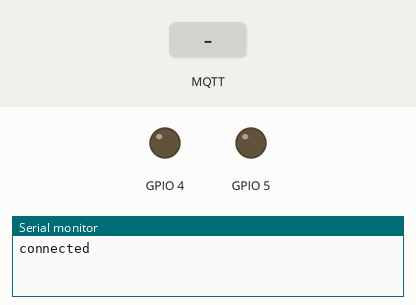
Bench run of a sketch on a simulated ESP8266 (NodeMCU). Parts: output pins drawn as LEDs (lit = HIGH), the last lines printed to the serial monitor. Inputs (shaded band) come from the test bench. No MQTT or app messages arrive unless stated.

Above: at 2.3 s.
2.4 s: MQTT message "0" arrives on the first subscribed topic
At 2.7 s:
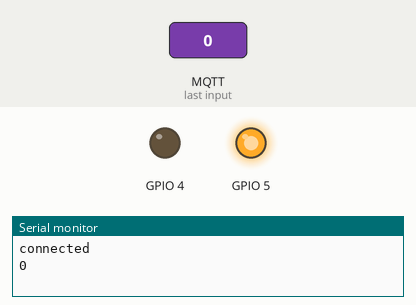
3.9 s: MQTT message "5" arrives on the second subscribed topic
At 4.3 s:
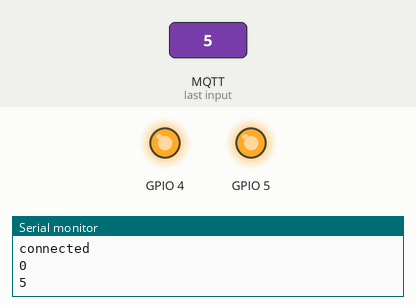
5.9 s: MQTT message "5" arrives on the first subscribed topic
At 6.5 s:
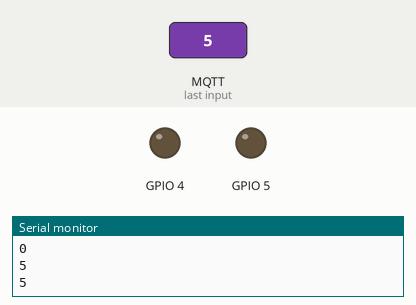
7.4 s: MQTT message "1" arrives on the second subscribed topic
At 7.7 s:
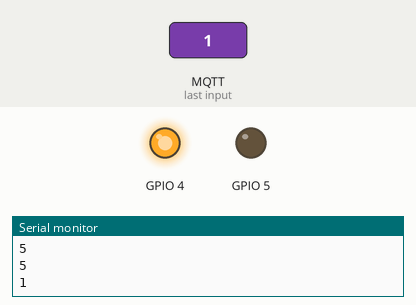
Timing chart, 0 to 10.4 s (numbered marks = the images above; inputs shaded):
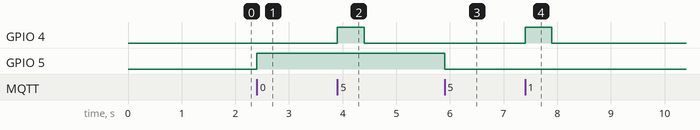

Measured:
- after the input at 2.4 s, GPIO 5: LOW → HIGH at once
- after the input at 3.9 s, GPIO 4: LOW → HIGH at once, → LOW 0.50 s later
- after the input at 5.9 s, GPIO 5: HIGH → LOW at once
- after the input at 7.4 s, GPIO 4: LOW → HIGH at once, → LOW 0.50 s later

The sketch:

Aquarium.ino
```cpp
#include "ESP8266WiFi.h"
#include "EspMQTTClient.h"
#define PUB_DELAY (5 * 1000)

EspMQTTClient client(
  "RingoStarr",
  "4815162342",
  "dev.rightech.io",
  "mqtt-maxmukovin-zukxz2"
);
void setup() {
  pinMode(4, OUTPUT);
  pinMode(5, OUTPUT);
  digitalWrite(4, 0);
  digitalWrite(5, 0);
  Serial.begin(9600);
}

void onConnectionEstablished() {

  Serial.println("connected");

  client.subscribe("base/relay/led1", [] (const String & payload) {
    Serial.println(payload);
    digitalWrite(5, !payload.toInt());
  });

    client.subscribe("base/relay/feed", [] (const String & payload) {
    Serial.println(payload);
    if (!payload.toInt() == 0){
    digitalWrite(4, payload.toInt());
    delay(500);
    digitalWrite(4, !payload.toInt());
    }
  });
}

void loop() {
  client.loop();
}
```
